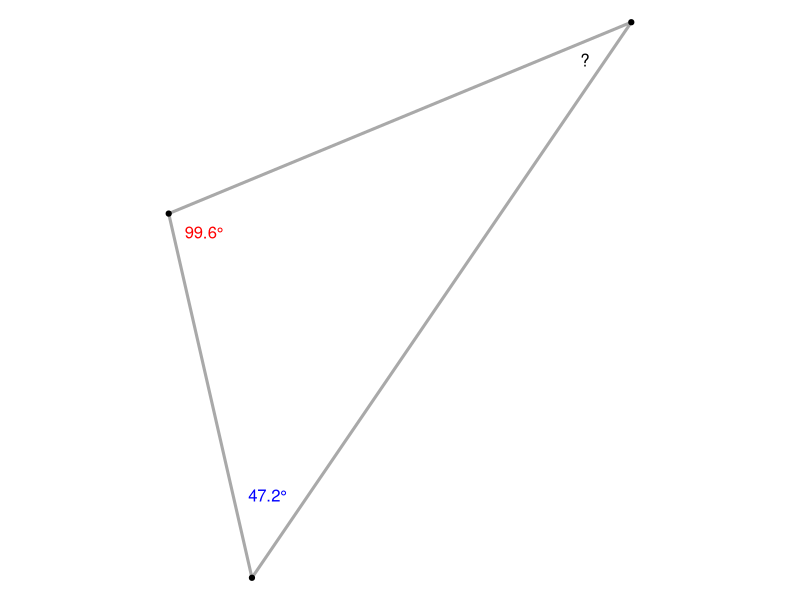

Write the R code that produced this figure.
## ---- chunk 1

while(T){
    degcuts = round(c(0,runif(2,15,165),180),1)
    degs = diff(sort(degcuts))
    degs = sample(degs)
    Ad = degs[1]
    Bd = degs[2]
    Cd = degs[3]
    A = Ad/180*pi
    B = Bd/180*pi
    C = Cd/180*pi
    pA = c(0,0)
    pB = c(1,0)
    c = 1
    b = c*sin(B)/sin(C)
    a = c*sin(A)/sin(C)
    pC = c(b*cos(A),b*sin(A))
    throt = runif(1,0,2*pi)
    prA = c(cos(throt)*pA[1]-sin(throt)*pA[2],sin(throt)*pA[1]+cos(throt)*pA[2])
    prB = c(cos(throt)*pB[1]-sin(throt)*pB[2],sin(throt)*pB[1]+cos(throt)*pB[2])
    prC = c(cos(throt)*pC[1]-sin(throt)*pC[2],sin(throt)*pC[1]+cos(throt)*pC[2])
    xs = c(prA[1],prB[1],prC[1])
    ys = c(prA[2],prB[2],prC[2])
    xwid = (max(xs)-min(xs))/2
    ywid = (max(ys)-min(ys))/2
    xmid = mean(c(max(xs),min(xs)))
    ymid = mean(c(max(ys),min(ys)))
    wid = max(c(xwid,ywid))
    dt = 0.25*wid
    rtA = dt/A
    rtB = dt/B
    rtC = dt/C/2
    ptA = c(rtA*cos(A/2),rtA*sin(A/2))
    ptB = c(1+rtB*cos(pi-B/2),rtB*sin(pi-B/2))
    th1 = atan2(pA[2]-pC[2],pA[1]-pC[1])
    th2 = atan2(pB[2]-pC[2],pB[1]-pC[1])
    th3 = mean(c(th1,th2))
    ptC = pC+c(rtC*cos(th3),rtC*sin(th3))
    ptA = c(cos(throt)*ptA[1]-sin(throt)*ptA[2],sin(throt)*ptA[1]+cos(throt)*ptA[2])
    ptB = c(cos(throt)*ptB[1]-sin(throt)*ptB[2],sin(throt)*ptB[1]+cos(throt)*ptB[2])
    ptC = c(cos(throt)*ptC[1]-sin(throt)*ptC[2],sin(throt)*ptC[1]+cos(throt)*ptC[2])
    
    texA = paste0(Ad,"°",collapse="")
    texB = paste0(Bd,"°",collapse="")
    texC = "?"
    if(min(degs)>15 && min(c(a,b,c))>(1/2) && max(c(a,b,c))<2 && length(unique(c(a,b,c)))==3 && round(Ad)!=Ad && round(Bd)!=Bd && round(Cd)!=Cd){break}
}


## ---- chunk 2
par(mar=c(0,0,0,0),pty="s")
plot(0,0,"n",axes=F,ann=F,xlim=c(xmid-wid,xmid+wid),ylim=c(ymid-wid,ymid+wid))
polygon(xs,ys,lwd=3,border="darkgrey")
points(xs,ys,pch=19,cex=0.7)
text(ptA[1],ptA[2],texA,adj=c(0.5,0.5),col="red")
text(ptB[1],ptB[2],texB,adj=c(0.5,0.5),col="blue")
text(ptC[1],ptC[2],texC,adj=c(0.5,0.5))
